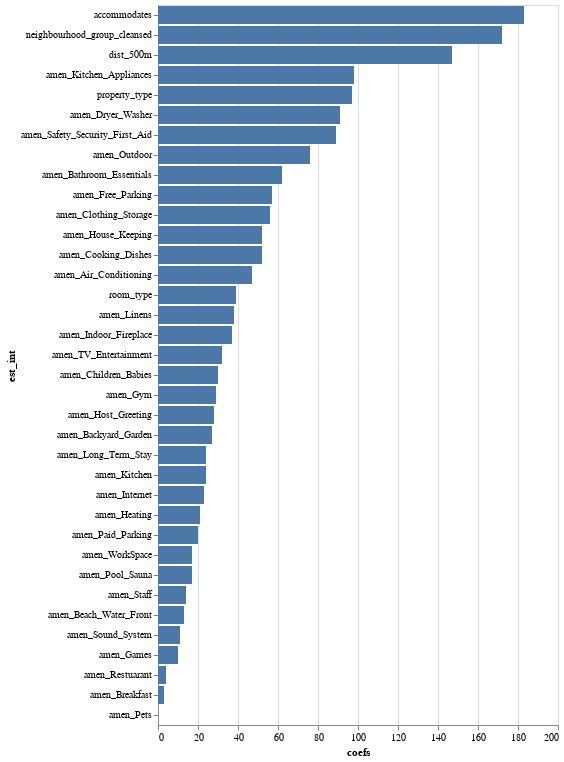

The notebook cell this image was saved under:
### Code cell
alt.Chart(coef_df).mark_bar().encode(x=alt.X('coefs:Q'), y=alt.Y('est_int:N', sort='-x'))

### Figure 1 — Vega-Lite specification as saved in the notebook (floating-point values rounded to 4 significant figures)
{"config": {"view": {"continuousWidth": 400, "continuousHeight": 300}}, "data": {"name": "data-f773529f50e7e722c9c7bb52efb9833d"}, "mark": "bar", "encoding": {"x": {"type": "quantitative", "field": "coefs"}, "y": {"type": "nominal", "field": "est_int", "sort": "-x"}}, "$schema": "https://vega.github.io/schema/vega-lite/v4.8.1.json", "datasets": {"data-f773529f50e7e722c9c7bb52efb9833d": [{"est_int": "accommodates", "coefs": 183}, {"est_int": "neighbourhood_group_cleansed", "coefs": 172}, {"est_int": "dist_500m", "coefs": 147}, {"est_int": "amen_Kitchen_Appliances", "coefs": 98}, {"est_int": "property_type", "coefs": 97}, {"est_int": "amen_Dryer_Washer", "coefs": 91}, {"est_int": "amen_Safety_Security_First_Aid", "coefs": 89}, {"est_int": "amen_Outdoor", "coefs": 76}, {"est_int": "amen_Bathroom_Essentials", "coefs": 62}, {"est_int": "amen_Free_Parking", "coefs": 57}, {"est_int": "amen_Clothing_Storage", "coefs": 56}, {"est_int": "amen_House_Keeping", "coefs": 52}, {"est_int": "amen_Cooking_Dishes", "coefs": 52}, {"est_int": "amen_Air_Conditioning", "coefs": 47}, {"est_int": "room_type", "coefs": 39}, {"est_int": "amen_Linens", "coefs": 38}, {"est_int": "amen_Indoor_Fireplace", "coefs": 37}, {"est_int": "amen_TV_Entertainment", "coefs": 32}, {"est_int": "amen_Children_Babies", "coefs": 30}, {"est_int": "amen_Gym", "coefs": 29}, {"est_int": "amen_Host_Greeting", "coefs": 28}, {"est_int": "amen_Backyard_Garden", "coefs": 27}, {"est_int": "amen_Long_Term_Stay", "coefs": 24}, {"est_int": "amen_Kitchen", "coefs": 24}, {"est_int": "amen_Internet", "coefs": 23}, {"est_int": "amen_Heating", "coefs": 21}, {"est_int": "amen_Paid_Parking", "coefs": 20}, {"est_int": "amen_WorkSpace", "coefs": 17}, {"est_int": "amen_Pool_Sauna", "coefs": 17}, {"est_int": "amen_Staff", "coefs": 14}, {"est_int": "amen_Beach_Water_Front", "coefs": 13}, {"est_int": "amen_Sound_System", "coefs": 11}, {"est_int": "amen_Games", "coefs": 10}, {"est_int": "amen_Restuarant", "coefs": 4}, {"est_int": "amen_Breakfast", "coefs": 3}, {"est_int": "amen_Pets", "coefs": 0}]}}
